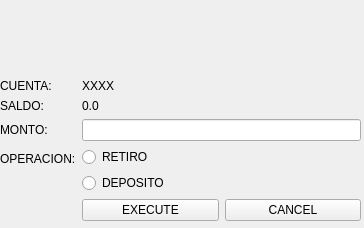
<?xml version="1.0" encoding="UTF-8"?>
<ui version="4.0">
 <class>view_acount</class>
 <widget class="QWidget" name="view_acount">
  <property name="geometry">
   <rect>
    <x>0</x>
    <y>0</y>
    <width>364</width>
    <height>228</height>
   </rect>
  </property>
  <property name="windowTitle">
   <string>ACOUNT</string>
  </property>
  <widget class="QWidget" name="formLayoutWidget">
   <property name="geometry">
    <rect>
     <x>0</x>
     <y>0</y>
     <width>361</width>
     <height>221</height>
    </rect>
   </property>
   <layout class="QFormLayout" name="formLayout">
    <item row="1" column="0">
     <widget class="QLabel" name="label">
      <property name="text">
       <string>CUENTA:</string>
      </property>
     </widget>
    </item>
    <item row="2" column="0">
     <widget class="QLabel" name="label_2">
      <property name="text">
       <string>SALDO:</string>
      </property>
     </widget>
    </item>
    <item row="3" column="0">
     <widget class="QLabel" name="label_3">
      <property name="text">
       <string>MONTO:</string>
      </property>
     </widget>
    </item>
    <item row="4" column="0">
     <widget class="QLabel" name="label_4">
      <property name="text">
       <string>OPERACION:</string>
      </property>
     </widget>
    </item>
    <item row="1" column="1">
     <widget class="QLabel" name="lb_acount">
      <property name="text">
       <string>XXXX</string>
      </property>
     </widget>
    </item>
    <item row="2" column="1">
     <widget class="QLabel" name="lb_saldo">
      <property name="text">
       <string>0.0</string>
      </property>
     </widget>
    </item>
    <item row="3" column="1">
     <widget class="QLineEdit" name="txt_monto"/>
    </item>
    <item row="4" column="1">
     <layout class="QVBoxLayout" name="verticalLayout">
      <item>
       <widget class="QRadioButton" name="rbtn_retiro">
        <property name="text">
         <string>RETIRO</string>
        </property>
       </widget>
      </item>
      <item>
       <widget class="QRadioButton" name="rbtn_deposito">
        <property name="text">
         <string>DEPOSITO</string>
        </property>
       </widget>
      </item>
     </layout>
    </item>
    <item row="5" column="1">
     <layout class="QHBoxLayout" name="horizontalLayout">
      <item>
       <widget class="QPushButton" name="btn_execute">
        <property name="text">
         <string>EXECUTE</string>
        </property>
       </widget>
      </item>
      <item>
       <widget class="QPushButton" name="btn_cancel">
        <property name="text">
         <string>CANCEL</string>
        </property>
       </widget>
      </item>
     </layout>
    </item>
    <item row="0" column="1">
     <spacer name="verticalSpacer">
      <property name="orientation">
       <enum>Qt::Vertical</enum>
      </property>
      <property name="sizeHint" stdset="0">
       <size>
        <width>20</width>
        <height>20</height>
       </size>
      </property>
     </spacer>
    </item>
   </layout>
  </widget>
 </widget>
 <resources/>
 <connections/>
</ui>
